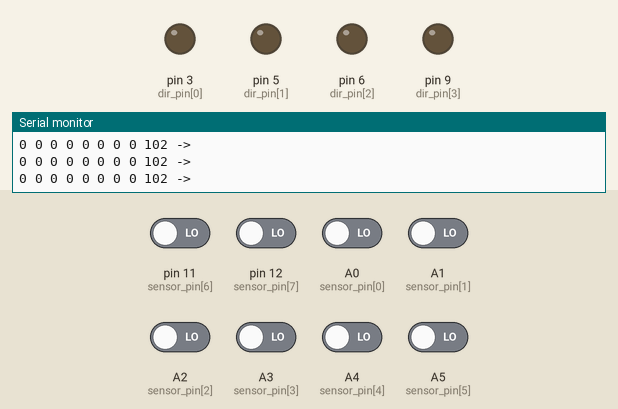
Simulated run of this sketch. Board: Arduino Uno, built with avr-gcc and run on an emulated ATmega328P. Shown: output pins drawn as LEDs (lit = HIGH), the last lines printed to the serial monitor. The inputs (shaded band) are chosen by the test bench; at power-on: A0 (sensor_pin[0]), A1 (sensor_pin[1]), A2 (sensor_pin[2]), A3 (sensor_pin[3]), A4 (sensor_pin[4]), A5 (sensor_pin[5]), pin 11 (sensor_pin[6]), pin 12 (sensor_pin[7]) LOW.

Above: at 1.2 s.
1.3 s: pin 11 (sensor_pin[6]) driven HIGH
At 2.5 s:
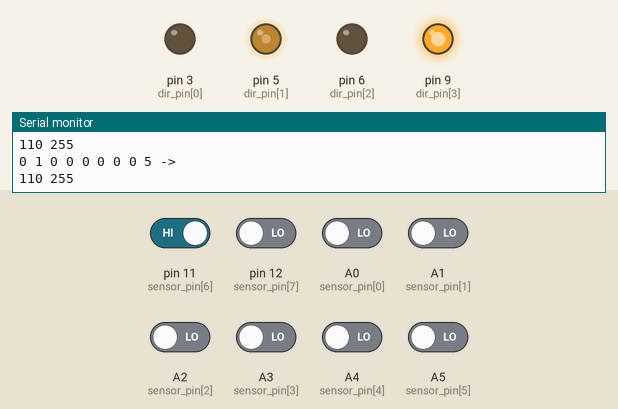
2.8 s: A5 (sensor_pin[5]) driven HIGH
At 3.6 s:
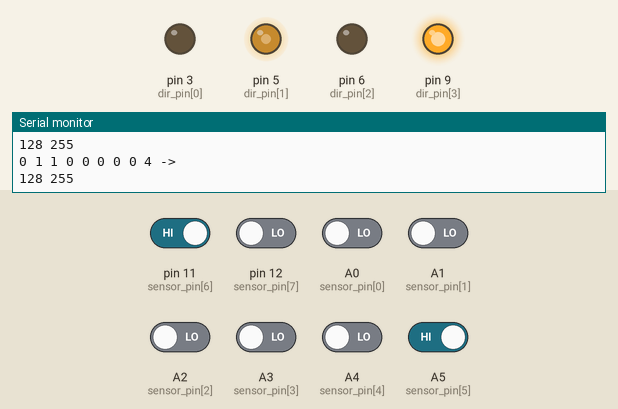
4.3 s: A4 (sensor_pin[4]) driven HIGH
At 4.6 s:
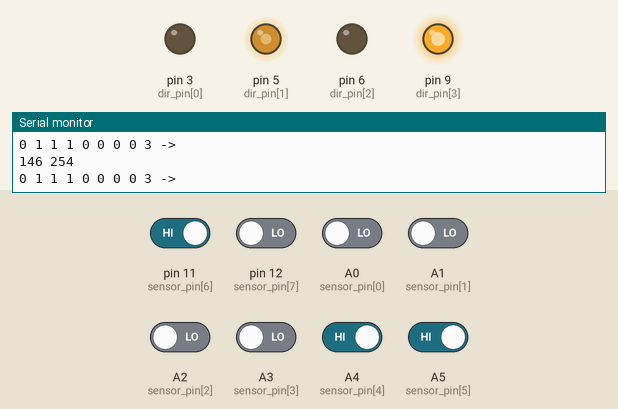
5.8 s: pin 12 (sensor_pin[7]) driven HIGH
At 6.1 s:
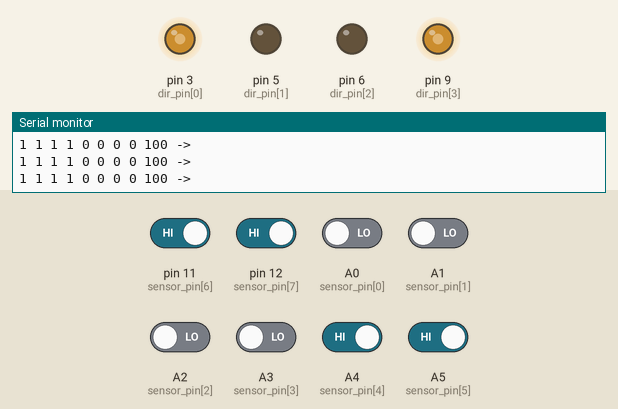
Timing chart, 0 to 8.8 s (numbered marks = the images above; inputs shaded):
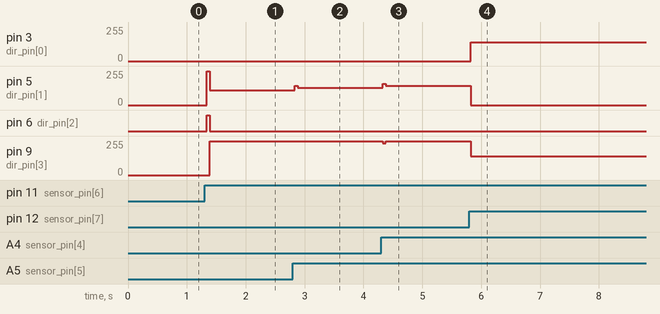

Measured:
- after the input at 1.3 s, pin 5 (dir_pin[1]): 0/255 → 110/255 at once; pin 6 (dir_pin[2]): LOW → HIGH at once, → LOW 0.05 s later; pin 9 (dir_pin[3]): 0/255 → 255/255 after 0.09 s
- after the input at 2.8 s, pin 5 (dir_pin[1]): 110/255 → 128/255 at once
- after the input at 4.3 s, pin 5 (dir_pin[1]): 128/255 → 146/255 at once; pin 9 (dir_pin[3]): 255/255 → 254/255 at once
- after the input at 5.8 s, pin 3 (dir_pin[0]): 0/255 → 140/255 at once; pin 5 (dir_pin[1]): 146/255 → 0/255 at once; pin 9 (dir_pin[3]): 254/255 → 140/255 at once

The sketch:

main.ino
```cpp
#include <Arduino.h>

const int sensor_count = 8;
int dir_pin[4] = {3, 5, 6, 9},
    sensor_pin[sensor_count] = {A0, A1, A2, A3, A4, A5, 11, 12},
    condition = 0;

int SPEED = 200, MAX_SPEED = 255, TURN_SPEED = 140;
// stores sensor readings
int sensor_reading[sensor_count] = {0, 0, 0, 0, 0, 0, 0, 0},
    prev_reading[sensor_count] = {0, 0, 0, 0, 0, 0, 0, 0},
    error = 0, prev_error = 0;

// pid constants and variables
int kp = 18, ki = 0, kd = 15,
    pid_p = 0, pid_i = 0, pid_d = 0;

void stop();
void sharpRight();
void sharpLeft();
void reverse();
void forward(int pwm1 = SPEED, int pwm2 = SPEED);
void PID();
void readSensors();

void setup()
{
    Serial.begin(9600);
    for (int i = 0; i < 4; i++)
    {
        pinMode(dir_pin[i], OUTPUT);
        analogWrite(dir_pin[i], 0);
    }
    for (int i = 0; i < sensor_count; i++)
        pinMode(sensor_pin[i], INPUT);
}

int state;
void loop()
{
    readSensors();
    // Serial.println(String(error) + " -> ");
    for (int i = 0; i < sensor_count; i++)
        state += sensor_reading[i];

    PID();
    prev_error = error;
    if (state)
        for (int i = 0; i < sensor_count; i++)
            prev_reading[i] = sensor_reading[i];
    delay(50);
}

void readSensors()
{
    for (int i = 0; i < sensor_count; i++)
    {
        int state = digitalRead(sensor_pin[sensor_count - i - 1]);
        sensor_reading[i] = (!condition) ? state : (1 - state);
        Serial.print(String(sensor_reading[i]) + " ");
    }
    Serial.println(String(error) + " -> ");
    /* errors:
100 -> turn hard left
101 -> turn hard right
102 -> u turn
103 -> stop
*/
    if (sensor_reading[0] && !sensor_reading[1] && !sensor_reading[2] && !sensor_reading[3] && !sensor_reading[4] && !sensor_reading[5] && !sensor_reading[6] && !sensor_reading[7])
        error = 7;
    else if (sensor_reading[0] && sensor_reading[1] && !sensor_reading[2] && !sensor_reading[3] && !sensor_reading[4] && !sensor_reading[5] && !sensor_reading[6] && !sensor_reading[7])
        error = 6;
    else if (sensor_reading[0] && sensor_reading[1] && sensor_reading[2] && !sensor_reading[3] && !sensor_reading[4] && !sensor_reading[5] && !sensor_reading[6] && !sensor_reading[7])
        error = 5.5;
    else if (!sensor_reading[0] && sensor_reading[1] && !sensor_reading[2] && !sensor_reading[3] && !sensor_reading[4] && !sensor_reading[5] && !sensor_reading[6] && !sensor_reading[7])
        error = 5;
    else if (!sensor_reading[0] && sensor_reading[1] && sensor_reading[2] && !sensor_reading[3] && !sensor_reading[4] && !sensor_reading[5] && !sensor_reading[6] && !sensor_reading[7])
        error = 4;
    else if (!sensor_reading[0] && sensor_reading[1] && sensor_reading[2] && sensor_reading[3] && !sensor_reading[4] && !sensor_reading[5] && !sensor_reading[6] && !sensor_reading[7])
        error = 3.5;
    else if (!sensor_reading[0] && !sensor_reading[1] && sensor_reading[2] && !sensor_reading[3] && !sensor_reading[4] && !sensor_reading[5] && !sensor_reading[6] && !sensor_reading[7])
        error = 3;
    else if (!sensor_reading[0] && !sensor_reading[1] && sensor_reading[2] && sensor_reading[3] && !sensor_reading[4] && !sensor_reading[5] && !sensor_reading[6] && !sensor_reading[7])
        error = 2;
    else if (!sensor_reading[0] && !sensor_reading[1] && sensor_reading[2] && sensor_reading[3] && sensor_reading[4] && !sensor_reading[5] && !sensor_reading[6] && !sensor_reading[7])
        error = 1.5;
    else if (!sensor_reading[0] && !sensor_reading[1] && !sensor_reading[2] && sensor_reading[3] && !sensor_reading[4] && !sensor_reading[5] && !sensor_reading[6] && !sensor_reading[7])
        error = 1;
    else if (!sensor_reading[0] && !sensor_reading[1] && !sensor_reading[2] && sensor_reading[3] && sensor_reading[4] && !sensor_reading[5] && !sensor_reading[6] && !sensor_reading[7])
        error = 0;
    else if (!sensor_reading[0] && !sensor_reading[1] && !sensor_reading[2] && sensor_reading[3] && sensor_reading[4] && sensor_reading[5] && !sensor_reading[6] && !sensor_reading[7])
        error = -0.5;
    else if (!sensor_reading[0] && !sensor_reading[1] && !sensor_reading[2] && !sensor_reading[3] && sensor_reading[4] && !sensor_reading[5] && !sensor_reading[6] && !sensor_reading[7])
        error = -1;
    else if (!sensor_reading[0] && !sensor_reading[1] && !sensor_reading[2] && !sensor_reading[3] && sensor_reading[4] && sensor_reading[5] && !sensor_reading[6] && !sensor_reading[7])
        error = -2;
    else if (!sensor_reading[0] && !sensor_reading[1] && !sensor_reading[2] && !sensor_reading[3] && sensor_reading[4] && sensor_reading[5] && sensor_reading[6] && !sensor_reading[7])
        error = -2.5;
    else if (!sensor_reading[0] && !sensor_reading[1] && !sensor_reading[2] && !sensor_reading[3] && !sensor_reading[4] && sensor_reading[5] && !sensor_reading[6] && !sensor_reading[7])
        error = -3;
    else if (!sensor_reading[0] && !sensor_reading[1] && !sensor_reading[2] && !sensor_reading[3] && !sensor_reading[4] && sensor_reading[5] && sensor_reading[6] && !sensor_reading[7])
        error = -4;
    else if (!sensor_reading[0] && !sensor_reading[1] && !sensor_reading[2] && !sensor_reading[3] && !sensor_reading[4] && sensor_reading[5] && sensor_reading[6] && sensor_reading[7])
        error = -4.5;
    else if (!sensor_reading[0] && !sensor_reading[1] && !sensor_reading[2] && !sensor_reading[3] && !sensor_reading[4] && !sensor_reading[5] && sensor_reading[6] && !sensor_reading[7])
        error = -5;
    else if (!sensor_reading[0] && !sensor_reading[1] && !sensor_reading[2] && !sensor_reading[3] && !sensor_reading[4] && !sensor_reading[5] && sensor_reading[6] && sensor_reading[7])
        error = -6;
    else if (!sensor_reading[0] && !sensor_reading[1] && !sensor_reading[2] && !sensor_reading[3] && !sensor_reading[4] && sensor_reading[5] && sensor_reading[6] && sensor_reading[7])
        error = -6.5;
    else if (!sensor_reading[0] && !sensor_reading[1] && !sensor_reading[2] && !sensor_reading[3] && !sensor_reading[4] && !sensor_reading[5] && !sensor_reading[6] && sensor_reading[7])
        error = -7;
    else if (sensor_reading[0] && sensor_reading[1] && sensor_reading[2] && !sensor_reading[5] && !sensor_reading[6] && !sensor_reading[7])
        error = 100;
    else if (!sensor_reading[0] && !sensor_reading[1] && !sensor_reading[2] && sensor_reading[5] && sensor_reading[6] && sensor_reading[7])
        error = 101;
    else if (!sensor_reading[0] && !sensor_reading[1] && !sensor_reading[2] && !sensor_reading[3] && !sensor_reading[4] && !sensor_reading[5] && !sensor_reading[6] && !sensor_reading[7])
        error = 102;
    else // (sensor_reading[0] && sensor_reading[1] && sensor_reading[2] && sensor_reading[3] && sensor_reading[4] && sensor_reading[5])
        error = 103;
}

void PID()
{
    int tolerance = 1;
    int forward_delay = 0; // forward delay in ms
    switch (error)
    {
    case 100:
        stop();
        forward();
        delay(forward_delay);
        stop();
        do
        {
            sharpLeft();
            readSensors();
        } while (abs(error) > tolerance);
        stop();
        break;
    case 101:
        stop();
        forward();
        delay(forward_delay);
        stop();
        do
        {
            sharpRight();
            readSensors();
        } while (abs(error) > tolerance);
        stop();
        break;

    case 102:
        // do
        // {
        //     if (prev_reading[0])
        //         sharpLeft();
        //     else
        //         sharpRight();
        //     readSensors();
        // } while (error);
        stop();
        break;
    case 103:
        stop();
        break;
    default:
        pid_p = error * kp;
        pid_i += error * ki;
        pid_d = (error - prev_error) * kd;
        int pid = pid_p + pid_i + pid_d;
        forward(constrain(SPEED - pid, -MAX_SPEED, MAX_SPEED), constrain(SPEED + pid, -MAX_SPEED, MAX_SPEED));
    }
}

void forward(int pwm1 = SPEED, int pwm2 = SPEED)
{
    Serial.println(String(pwm1) + " " + String(pwm2));
    if (pwm1 < 0)
    {
        analogWrite(dir_pin[0], abs(pwm1));
        analogWrite(dir_pin[1], 0);
    }
    else
    {
        analogWrite(dir_pin[1], pwm1);
        analogWrite(dir_pin[0], 0);
    }
    if (pwm2 >= 0)
    {
        analogWrite(dir_pin[2], 0);
        analogWrite(dir_pin[3], pwm2);
    }
    else
    {

        analogWrite(dir_pin[3], 0);
        analogWrite(dir_pin[2], abs(pwm2));
    }
}
void reverse()
{
    analogWrite(dir_pin[0], SPEED);
    analogWrite(dir_pin[1], 0);
    analogWrite(dir_pin[2], SPEED);
    analogWrite(dir_pin[3], 0);
}
void sharpRight()
{
    analogWrite(dir_pin[0], 0);
    analogWrite(dir_pin[1], TURN_SPEED);
    analogWrite(dir_pin[2], TURN_SPEED);
    analogWrite(dir_pin[3], 0);
}
void sharpLeft()
{
    analogWrite(dir_pin[0], TURN_SPEED);
    analogWrite(dir_pin[1], 0);
    analogWrite(dir_pin[2], 0);
    analogWrite(dir_pin[3], TURN_SPEED);
}
void stop()
{
    analogWrite(dir_pin[0], 0);
    analogWrite(dir_pin[1], 0);
    analogWrite(dir_pin[2], 0);
    analogWrite(dir_pin[3], 0);
}
```
